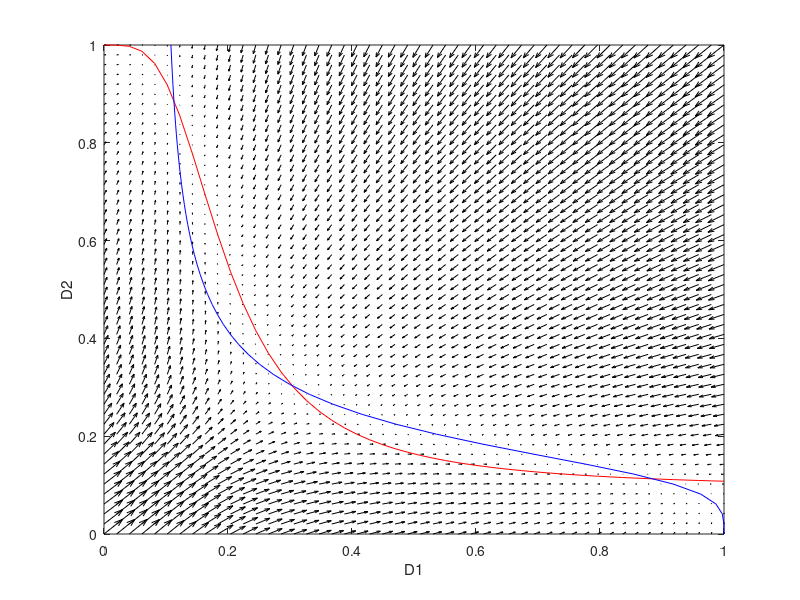

This figure's MATLAB source:
% CHEME 5440, PS05 
% Q1, Notch-Delta signalling 

clear all
close all

size_test=50; % number of test points
D1=linspace(0,1,size_test); 
D2=linspace(0,1,size_test); 

% initialize vectors and matricies 
ss_N1=zeros(1,size_test);
dD1=zeros(size_test,size_test); %matrix of phase vectors
ss_N2=zeros(1,size_test);
dD2=zeros(size_test,size_test); %matrix of phase vectors

null_N1=zeros(1,size_test);
D1_null=zeros(1,size_test);

null_N2=zeros(1,size_test);
D2_null=zeros(1,size_test);

%compute phase vectors 
for i=1:size_test  %index for D1 
    for j=1:size_test %index for D2
        
        ss_N1(i)= (D2(j)^2)/(0.1 + (D2(j)^2)); 
        dD1(j,i)= 1/(1 + 10*(ss_N1(i)^2)) - D1(i);
        
        ss_N2(j)= (D1(i)^2)/(0.1 + (D1(i)^2)); 
        dD2(j,i)= 1/(1 + 10*(ss_N2(j)^2)) - D2(j);     %not sure this is the right expression 
    end
end

%compute nullclines 
for k=1:size_test
    null_N1(k)= (D2(k)^2)/(0.1 + (D2(k)^2)); 
    D1_null(k)=  1/(1 + 10*(null_N1(k)^2));
    
    null_N2(k)= (D1(k)^2)/(0.1 + (D1(k)^2)); 
    D2_null(k)=  1/(1 + 10*(null_N2(k)^2));  
end

% plot 
figure(1)
%plot phase vectors
quiver(D1,D2,dD1,dD2,1.5,'k');
hold on 
%plot nullclines
plot(D1,D2_null,'-r');
plot(D1_null,D2,'-b');
xlim([0 1]); 
ylim([0 1]);
xlabel('D1');
ylabel('D2');
hold off 




